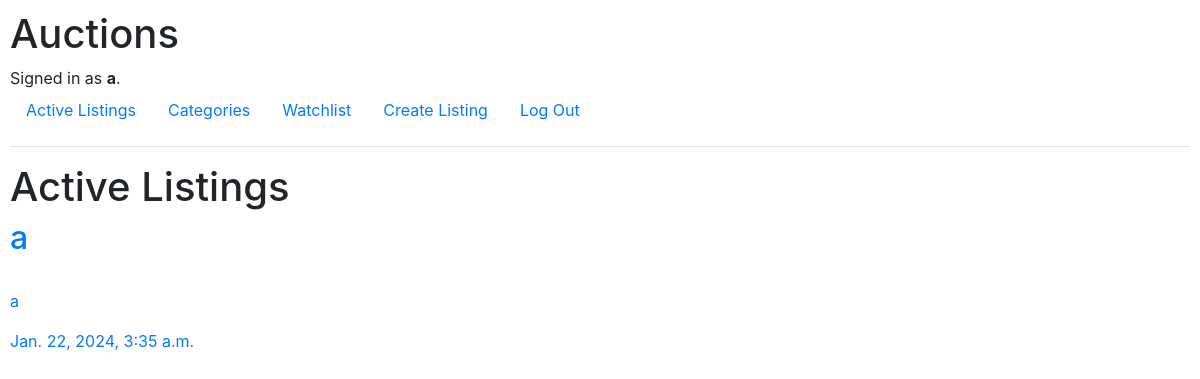
Page /category/1 (signed in) on the earlier database version.
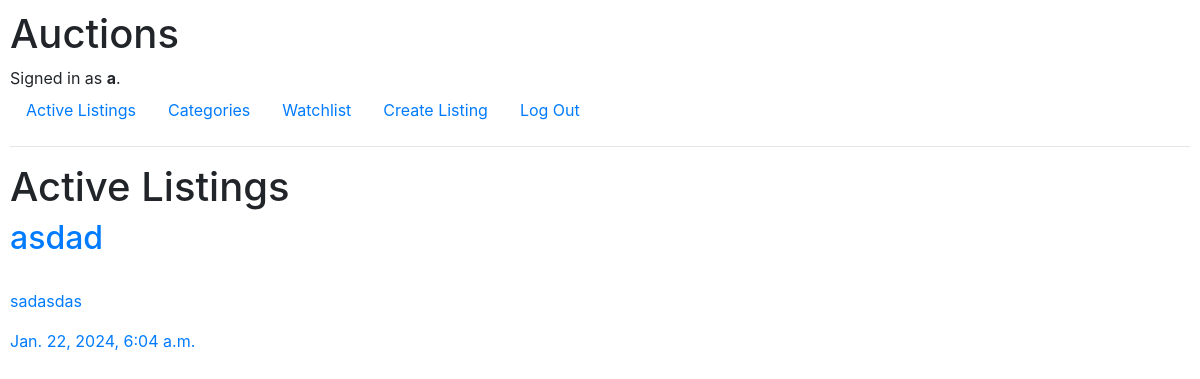
Same page on the later database version.
### auctions/models.py (models this page shows)
class Listing(models.Model):
    title = models.TextField()
    description = models.TextField()
    image = models.TextField()
    user = models.ForeignKey(User, on_delete=models.CASCADE, related_name="user")
    category = models.ForeignKey(Category, on_delete=models.CASCADE, related_name="category")
    state = models.BooleanField(default=True)
    created_at = models.DateTimeField(auto_now_add=True)

### auctions/views.py (the view)
# urls.py: path("category/<int:id>", views.category, name="category"),
@login_required()
def category(request, id):
    listings = Listing.objects.all().filter(category_id=id, state=True)
    return render(request, 'auctions/category.html', {
        "listings": listings
    })

### auctions/templates/auctions/category.html (shortened to what this page needs)
{% extends 'auctions/layout.html' %}
{% block body %}
<h1>Active Listings</h1>
{% for listing in listings %}
<div class="flex">
  <a href="{% url 'listing' listing.id %}">
  <h2>{{listing.title}}</h2>
    <p>{{listing.description}}</p>
    <p>{{listing.created_at}}</p>
  </a>
  </div>
{% endfor %}
{% endblock %}

Differences in the rows shown:
no longer on this page (row edited): Listing: title "a", description "a", created_at "Jan. 22, 2024, 3:35 a.m."
added Listing: title "asdad", description "sadasdas", created_at "Jan. 22, 2024, 6:04 a.m."
